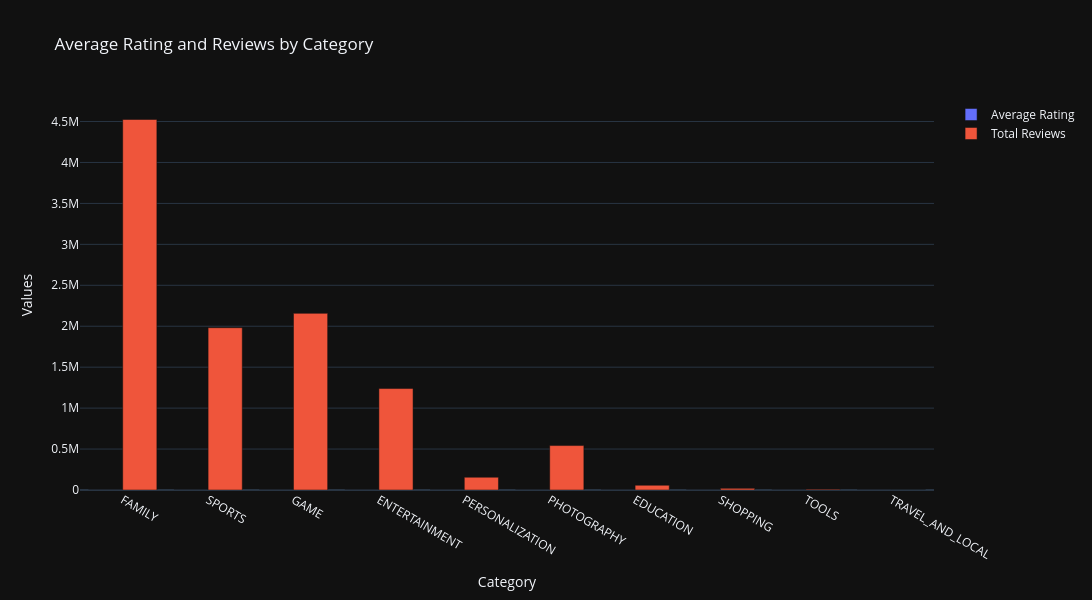

The code cell stored with this chart in its notebook:
### Code cell
fig1 = go.Figure()
fig1.add_trace(go.Bar(
    x=top_10_categories['Category'],
    y=top_10_categories['Rating'],
    name='Average Rating'
))
fig1.add_trace(go.Bar(
    x=top_10_categories['Category'],
    y=top_10_categories['Reviews'],
    name='Total Reviews'
))
fig1.update_layout(
    title='Average Rating and Reviews by Category',
    xaxis_title='Category',
    yaxis_title='Values',
    barmode='group',
    template='plotly_dark',
    width=1200,
    height=600
)
fig1.show()

### Figure 1 — Plotly figure (JSON) as saved in the notebook; plotly's stock layout.template omitted (floating-point values rounded to 4 significant figures)
{"data": [{"name": "Average Rating", "type": "bar", "x": ["FAMILY", "SPORTS", "GAME", "ENTERTAINMENT", "PERSONALIZATION", "PHOTOGRAPHY", "EDUCATION", "SHOPPING", "TOOLS", "TRAVEL_AND_LOCAL"], "y": [4.414, 4.343, 4.348, 4.25, 4.475, 4.3, 4.4, 4.2, 4.2, 4.1]}, {"name": "Total Reviews", "type": "bar", "x": ["FAMILY", "SPORTS", "GAME", "ENTERTAINMENT", "PERSONALIZATION", "PHOTOGRAPHY", "EDUCATION", "SHOPPING", "TOOLS", "TRAVEL_AND_LOCAL"], "y": [4524786, 1982017, 2157275, 1238948, 155996, 542561, 57645, 19950, 8010, 974]}], "layout": {"barmode": "group", "height": 600, "title": {"text": "Average Rating and Reviews by Category"}, "width": 1200, "xaxis": {"title": {"text": "Category"}}, "yaxis": {"title": {"text": "Values"}}}}
